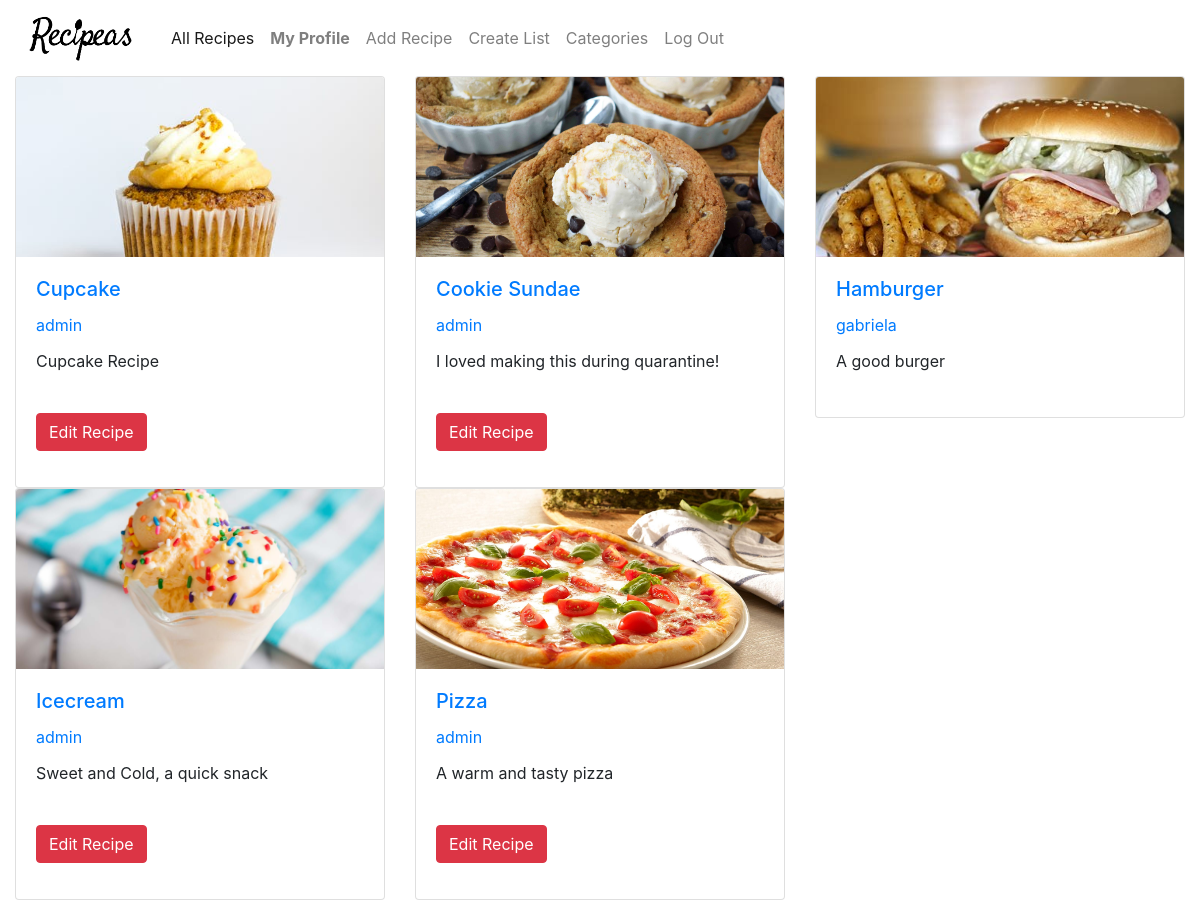
Screenshot of / (signed in) with the database file from the repository.
### recipes/models.py (models this page shows, shortened)
class Recipe(models.Model):
    user = models.ForeignKey("User", on_delete=models.CASCADE, related_name="recipes")
    title = models.CharField(max_length=64)
    image = models.ImageField(upload_to='static/images/')
    description = models.TextField(blank=True)
    preptime_initial = models.CharField(max_length=64, validators=[validate_duration])
    preptime = models.CharField(max_length=64)
    cooktime_initial = models.CharField(max_length=64, validators=[validate_duration])
    cooktime = models.CharField(max_length=64)
    total_time = models.IntegerField()
    servings = models.IntegerField()
    ingredients = models.TextField()
    ingredients_length = models.IntegerField()
    steps = models.TextField()
    timestamp = models.DateTimeField(auto_now_add=True)
    category = models.ManyToManyField(Category)
    public = models.BooleanField(default=True)
    inspiration = models.ForeignKey("Recipe", on_delete=models.CASCADE, related_name="recipe_inspiration", blank=True, null=True)

class User(AbstractUser):
    pass

### recipes/views.py (the view)
# urls.py: path("", views.index, name="index"),
def index(request):
    try:
        newestRecipe = Recipe.objects.filter(public=True).order_by("-timestamp")
        return render(request, "recipes/index.html", {
            "recipes": newestRecipe
        })
    except Recipe.DoesNotExist:
        return render(request, "recipes/index.html", {})

### recipes/templates/recipes/index.html (shortened to what this page needs)
{% extends "recipes/layout.html" %}
{% load static %}
{% load recipes_extras %}
{% block body %}
    <div class = "container-fluid">
        <div id ="homepage" class = "row">
        {% for recipe in recipes %}
            <div class="col-sm-4">
              <div class = "card p-0 col-md-12">
                  <div class = "card-img-container">
                    <img class="card-img-top" src="{{recipe.image}}">
                  </div>
                  <div class="card-body">
                    <h5 class="card-title"><a href="{% url 'viewrecipe' recipe.id %}">{{recipe.title}}</a></h5>
                    <p class="card-title"><a href="{% url 'profile' recipe.user.id %}">{{recipe.user}}</a></p>
                    <p class="card-text">{{recipe.description}}</p>
                    {% if user.is_authenticated and recipe.user == user %}
                        <a href="{% url 'editrecipe' recipe.id %}" class = "btn btn-danger mb-3">Edit Recipe</a>
                    {% endif %}
                  </div>
              </div>
            </div>
        {% endfor %}
        </div>
    </div>
{% endblock %}

### recipes/static/recipes/styles.css (style rules this page uses)
:root { --mainRed: #d00000; }
html, body { height:100%; }
body { min-height:100%; }
img { width:100%; }
.card-img-container img { object-fit: cover; height: 180px; }
.card-text { overflow: hidden; text-overflow: ellipsis; display: -webkit-box; -webkit-line-clamp: 2; -webkit-box-orient: vertical; height: 48px; }

### rows the page displays
Recipe: image (picture), title "Cupcake", user "admin", description "Cupcake Recipe", shows "Edit Recipe"
Recipe: image (picture), title "Cookie Sundae", user "admin", description "I loved making this during quarantine!", shows "Edit Recipe"
Recipe: image (picture), title "Hamburger", user "gabriela", description "A good burger"
Recipe: image (picture), title "Icecream", user "admin", description "Sweet and Cold, a quick snack", shows "Edit Recipe"
Recipe: image (picture), title "Pizza", user "admin", description "A warm and tasty pizza", shows "Edit Recipe"
